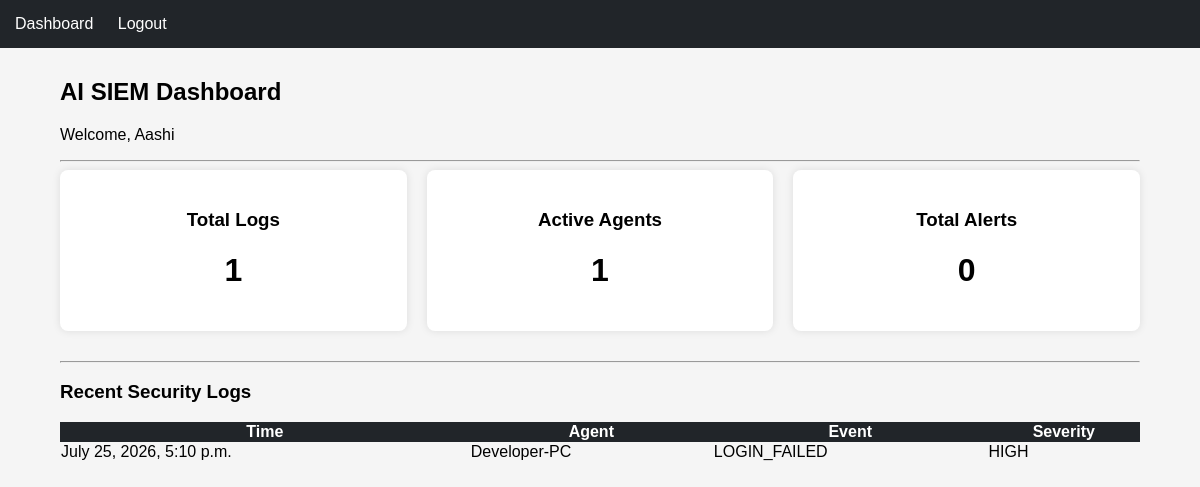
Page /dashboard/ (signed in) on the earlier database version.
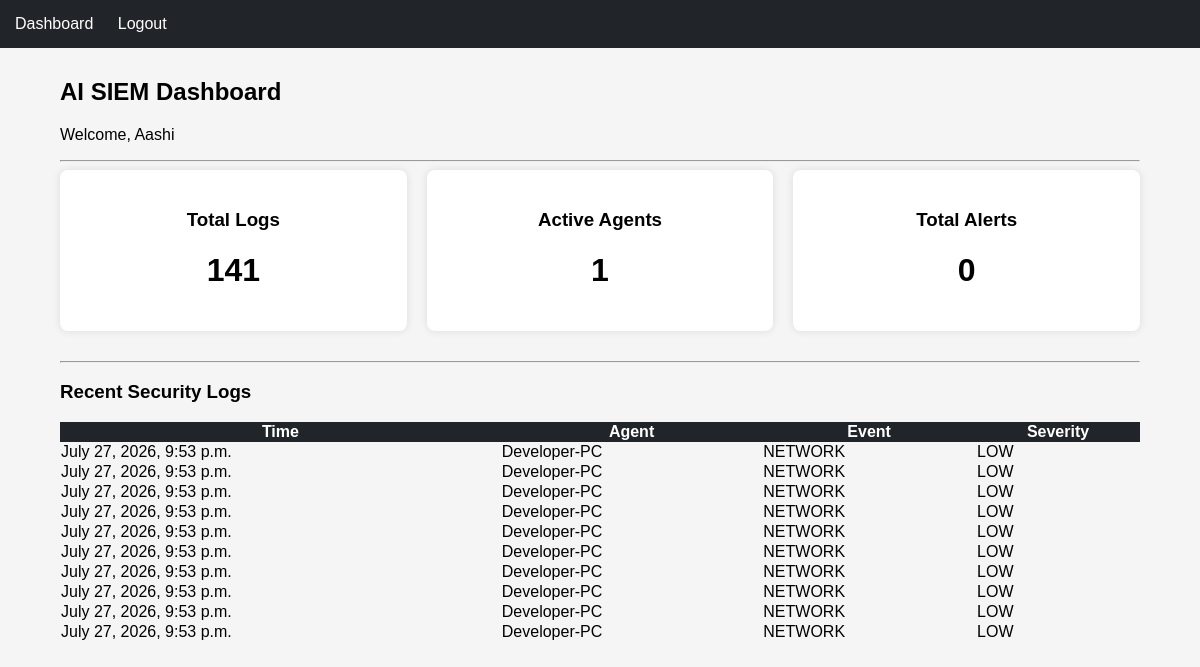
Same page on the later database version.
### logs/models.py (models this page shows, shortened)
class SecurityLog(models.Model):
    agent = models.ForeignKey(SystemAgent, on_delete=models.CASCADE)
    timestamp = models.DateTimeField(auto_now_add=True)
    event_type = models.CharField(max_length=100)
    severity = models.CharField(max_length=20)
    source = models.CharField(max_length=100)
    message = models.TextField()
    raw_data = models.JSONField()

### agents/models.py (models this page shows, shortened)
class SystemAgent(models.Model):
    agent_id = models.CharField(max_length=100, unique=True)
    hostname = models.CharField(max_length=100)
    ip_address = models.GenericIPAddressField()
    operating_system = models.CharField(max_length=100)
    status = models.CharField(max_length=20, default="Offline")
    last_seen = models.DateTimeField(auto_now=True)

### dashboard/views.py (the view)
# urls.py: path("", views.dashboard_view, name="dashboard"),
@login_required
def dashboard_view(request):
    total_logs = SecurityLog.objects.count()
    total_agents = SystemAgent.objects.count()
    total_alerts = Alert.objects.count()
    recent_logs = (
        SecurityLog.objects
        .select_related("agent")
        .order_by("-timestamp")[:10]
    )
    context = {
        "total_logs": total_logs,
        "total_agents": total_agents,
        "total_alerts": total_alerts,
        "recent_logs": recent_logs,
    }
    return render(request, "dashboard.html", context)

### templates/dashboard.html
{% extends "base.html" %}
{% block content %}
<h2>AI SIEM Dashboard</h2>
<p>Welcome, {{ user.username }}</p>
<hr>
<div style="display:flex; gap:20px; margin-bottom:30px;">
    <div class="card" style="flex:1; text-align:center;">
        <h3>Total Logs</h3>
        <h1>{{ total_logs }}</h1>
    </div>
    <div class="card" style="flex:1; text-align:center;">
        <h3>Active Agents</h3>
        <h1>{{ total_agents }}</h1>
    </div>
    <div class="card" style="flex:1; text-align:center;">
        <h3>Total Alerts</h3>
        <h1>{{ total_alerts }}</h1>
    </div>
</div>
<hr>
<h3>Recent Security Logs</h3>
<table style="width:100%; border-collapse:collapse;">
<tr style="background:#212529; color:white;">
    <th>Time</th>
    <th>Agent</th>
    <th>Event</th>
    <th>Severity</th>
</tr>
{% for log in recent_logs %}
<tr>
    <td>{{ log.timestamp }}</td>
    <td>{{ log.agent.hostname }}</td>
    <td>{{ log.event_type }}</td>
    <td>{{ log.severity }}</td>
</tr>
{% empty %}
<tr>
<td colspan="4">
No logs found.
</td>
</tr>
{% endfor %}
</table>
{% endblock %}

### templates/base.html (shortened to what this page needs)
<!DOCTYPE html>
<html lang="en">
<head>
</head>
<body>
<nav>
    {% if user.is_authenticated %}
        <a href="/dashboard/">Dashboard</a>
        <a href="/logout/">Logout</a>
    {% else %}
        <a href="/login/">Login</a>
        <a href="/register/">Register</a>
    {% endif %}
</nav>
<div class="container">
    {% block content %}
    {% endblock %}
</div>
</body>
</html>

### templates/base.html (style rules this page uses)
body { font-family: Arial, sans-serif; background:#f5f5f5; margin:0; }
nav { background:#212529; padding:15px; }
nav a { color:white; text-decoration:none; margin-right:20px; }
.container { width:90%; margin:30px auto; }
.card { background:white; padding:20px; border-radius:8px; box-shadow:0 0 8px rgba(0,0,0,.1); }

Differences in the rows shown:
no longer on this page (row unchanged): SecurityLog: timestamp "July 25, 2026, 5:10 p.m.", agent.hostname "Developer-PC", event_type "LOGIN_FAILED", severity "HIGH"
added SecurityLog: timestamp "July 27, 2026, 9:53 p.m.", agent.hostname "Developer-PC", event_type "NETWORK", severity "LOW"
added SecurityLog: timestamp "July 27, 2026, 9:53 p.m.", agent.hostname "Developer-PC", event_type "NETWORK", severity "LOW"
added SecurityLog: timestamp "July 27, 2026, 9:53 p.m.", agent.hostname "Developer-PC", event_type "NETWORK", severity "LOW"
added SecurityLog: timestamp "July 27, 2026, 9:53 p.m.", agent.hostname "Developer-PC", event_type "NETWORK", severity "LOW"
added SecurityLog: timestamp "July 27, 2026, 9:53 p.m.", agent.hostname "Developer-PC", event_type "NETWORK", severity "LOW"
added SecurityLog: timestamp "July 27, 2026, 9:53 p.m.", agent.hostname "Developer-PC", event_type "NETWORK", severity "LOW"
added SecurityLog: timestamp "July 27, 2026, 9:53 p.m.", agent.hostname "Developer-PC", event_type "NETWORK", severity "LOW"
added SecurityLog: timestamp "July 27, 2026, 9:53 p.m.", agent.hostname "Developer-PC", event_type "NETWORK", severity "LOW"
added SecurityLog: timestamp "July 27, 2026, 9:53 p.m.", agent.hostname "Developer-PC", event_type "NETWORK", severity "LOW"
added SecurityLog: timestamp "July 27, 2026, 9:53 p.m.", agent.hostname "Developer-PC", event_type "NETWORK", severity "LOW"
Other differences:
{{ total_logs }}: "1" → "141"
